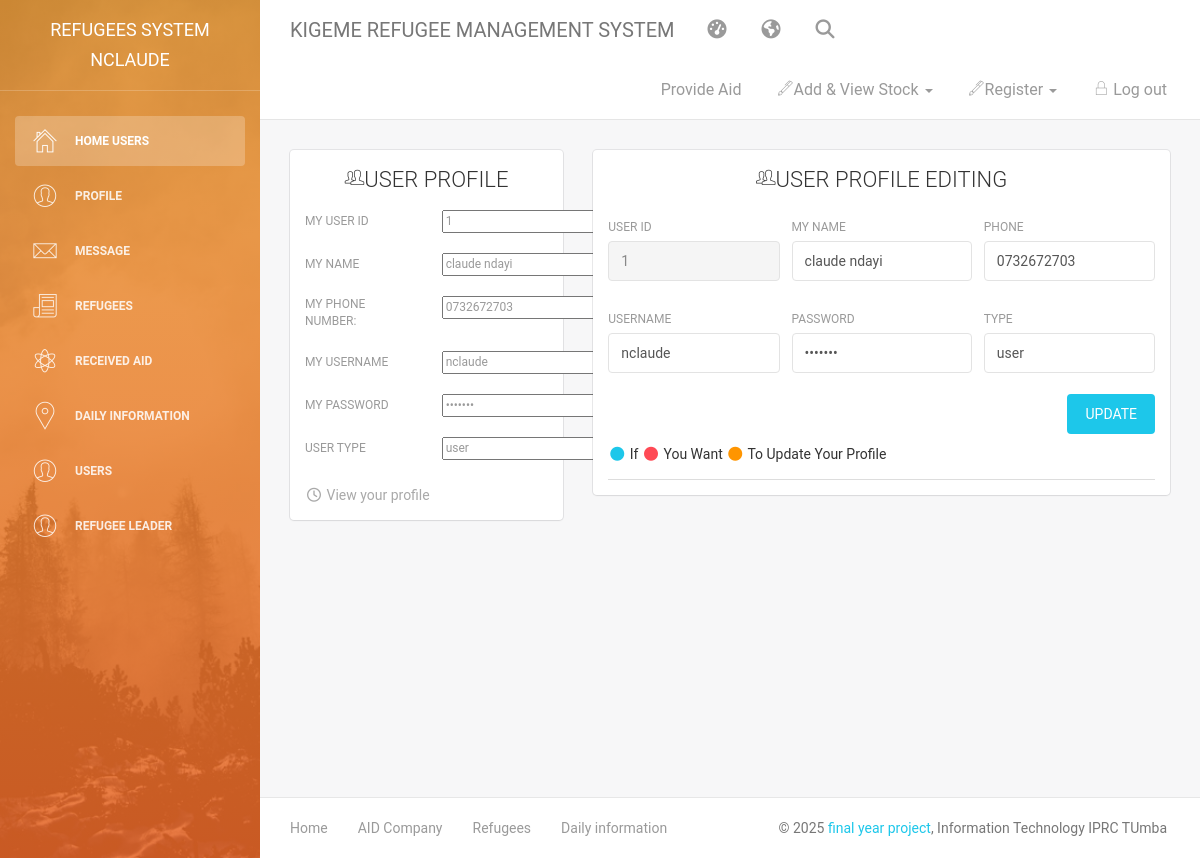
Screenshot of /workers/profile.php (signed in) with the database file from the repository.
### tables this page shows
CREATE TABLE `users` (
  `uid` int(11) NOT NULL,
  `names` varchar(40) NOT NULL,
  `phone` varchar(13) NOT NULL,
  `username` varchar(40) NOT NULL,
  `password` varchar(12) NOT NULL,
  `type` varchar(10) NOT NULL,
  `added_by` varchar(30) NOT NULL
);

### workers/profile.php (the view, shortened to what this page needs)
<?php
if (isset($_SESSION['uid'])) {
  $id=($_SESSION['uid']);
    ?>
<!doctype html>
<html lang="en">
<head>
	<?php include("head_bootsrap_link.php");?>
</head>
<body>
<div class="wrapper">
    <div class="sidebar" data-color="orange" data-image="assets/img/sidebar-5.jpg">
    	<?php
       include("left_panel_menu.php");
        ?>
    <div class="main-panel">
        <?php
         include("up_dashboard.php");
        ?>
        <div class="content">
            <div class="container-fluid">
                <div class="row">
                    <div class="col-md-4">
                        <div class="card">
                            <div class="header">
                                <center><h4 class="title"><i class="pe-7s-users"></i>USER PROFILE</h4></center>
                      </div>
<?php
   try{
      include '../code/connection.php';
      $a=$con->prepare("SELECT * FROM `users` where uid='$id'");
      $a->execute();
      while($row=$a->fetch(PDO::FETCH_ASSOC)){
         $name=$row['names'];
         $phone=$row['phone'];
         $username=$row['username'];
         $pass=$row['password'];
         $type=$row['type'];
  ?>
                            <div class="content" style="background-image: url(../assets/img/2.png);">
                                 <div class="row">
                                    <div class="col-md-6">
                                            <div class="form-group">
                                                <label>my user Id</label>
                                            </div>
                                    </div>
                                    <div class="col-md-6">
                                            <div class="form-group">
                                                <label><input type="text" name="id"value="<?php echo $id; ?>" readonly></label>
                                            </div>
                                    </div>
                                </div>
                                <div class="row">
                                    <div class="col-md-6">
                                            <div class="form-group">
                                                <label>my name</label>
                                            </div>
                                    </div>
                                    <div class="col-md-6">
                                            <div class="form-group">
                                                <label><input type="text" name="name"value="<?php echo $name; ?>" readonly></label>
                                            </div>
                                    </div>
                                </div>
                                <div class="row">
                                    <div class="col-md-6">
                                            <div class="form-group">
                                                <label>my phone number:</label>
                                            </div>
                                    </div>
                                    <div class="col-md-6">
                                            <div class="form-group">
                                                <label><input type="text" name="phone"value="<?php echo $phone; ?>" readonly></label>
                                            </div>
                                    </div>
                                </div>
                                <div class="row">
                                    <div class="col-md-6">
                                            <div class="form-group">
                                                <label>my username</label>
                                            </div>
                                    </div>
                                    <div class="col-md-6">
                                            <div class="form-group">
                                                <label><input type="text" name="username"value="<?php echo $username; ?>" readonly></label>
                                            </div>
                                    </div>
                                </div>
                                <div class="row">
                                    <div class="col-md-6">
                                            <div class="form-group">
                                                <label>my password</label>
                                            </div>
                                    </div>
                                    <div class="col-md-6">
                                            <div class="form-group">
                                                <label><input type="password" name="password"value="<?php echo $pass; ?>" readonly></label>
                                            </div>
                                    </div>
                                </div>
                                <div class="row">
                                    <div class="col-md-6">
                                            <div class="form-group">
                                                <label>user type</label>
                                            </div>
                                    </div>
                                    <div class="col-md-6">
                                            <div class="form-group">
                                                <label><input type="text" name="type"value="<?php echo $type; ?>" readonly></label>
                                            </div>
                                    </div>
                                </div>
                                <div class="footer">
                                    <div class="stats">
                                        <i class="fa fa-clock-o"></i> View your profile
                                    </div>
                                </div>
                            </div>
                        </div>
                    </div>
                    <div class="col-md-8">
                        <div class="card">
                            <div class="header">
                                <center><h4 class="title"><i class="pe-7s-users"></i>USER PROFILE EDITING</h4></center>
                            </div>
                            <div class="content">
                                <form action="code/update_profile_code.php" method="POST">
                                    <div class="row">
                                        <div class="col-md-4">
                                            <div class="form-group">
                                                <label>USER ID</label>
                                                <input type="text" name="id" class="form-control" value="<?php echo $id; ?>" readonly>
                                            </div>
                                        </div>
                                        <div class="col-md-4">
                                            <div class="form-group">
                                                <label>MY NAME</label>
                                                <input type="text" name="name" class="form-control" value="<?php echo $name; ?>">
                                            </div>
                                        </div>
                                        <div class="col-md-4">
                                            <div class="form-group">
                                                <label>PHONE</label>
                                                <input type="text" name="phone" class="form-control" value="<?php echo $phone; ?>">
                                            </div>
                                        </div>
                                    </div>
                                    <div class="row">
                                        <div class="col-md-4">
                                            <div class="form-group">
                                                <label>USERNAME </label>
                                                <input type="text" name="username" class="form-control" value="<?php echo $username; ?>">
                                            </div>
                                        </div>
                                        <div class="col-md-4">
                                            <div class="form-group">
                                                <label>PASSWORD</label>
                                                <input type="password" name="password" class="form-control" placeholder="Enter password" value="<?php echo $pass; ?>">
                                            </div>
                                        </div>
                                        <div class="col-md-4">
                                            <div class="form-group">
                                                <label>TYPE</label>
                                                <input type="text" name="type" class="form-control" value="<?php echo $type; ?>">
                                            </div>
                                        </div>
                                    </div>
                                    <button type="submit" class="btn btn-info btn-fill pull-right">UPDATE</button>
                                    <div class="clearfix"></div>
                                </form>
             <?php
         }
 }catch(PDOException $e){echo"connetion error";}
?>
                                <div class="footer">
                                    <div class="legend">
                                        <i class="fa fa-circle text-info"></i> If
                                        <i class="fa fa-circle text-danger"></i> You Want
                                        <i class="fa fa-circle text-warning"></i> To Update Your Profile
                                    </div>
                                    <hr>
                                </div>
                            </div>
                        </div>
                    </div>
                </div>
            </div>
        </div>
        <?php include("footer.php"); ?>
    </div>
</div>
</body>
</html>
<?php
}
else
{
   header('location:../index.php');
}
?>

### rows the page displays
users: name "claude ndayi", phone "0732672703", username "nclaude", type "user"

### other values shown
$user "NCLAUDE"
